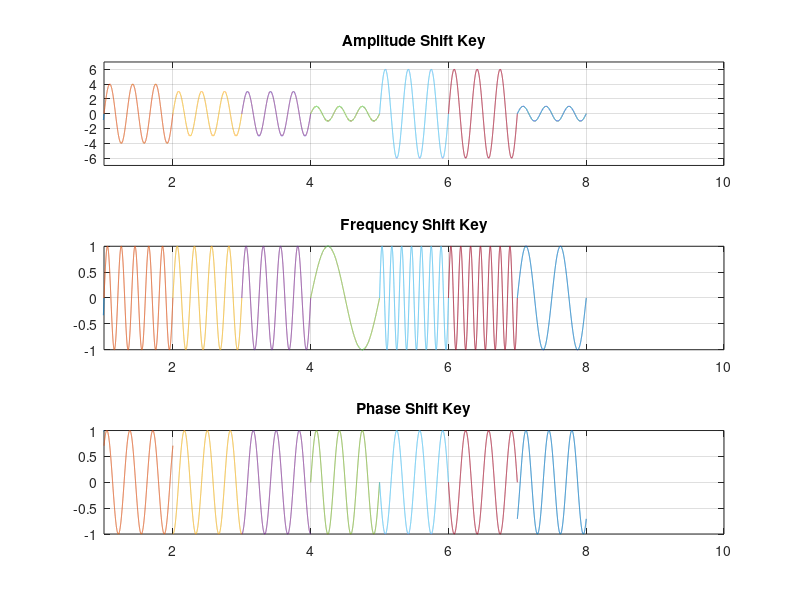

The MATLAB script that drew this image:
close all;
clc;
x=[1 0 1 1 0 0 0 1 1 0 1 1 0 0 0 1 1 0 1 1 0 0 0 1 ] ;
f=3;
fs=5000;
p=0;
sed=1;
nx=length(x);
i=1;



for i= 1:3:nx
t=p*sed:1/fs:(p+1)*sed;

  if x(i)==0 && x(i+1)== 0 && x(i+2)==0; %000
     ask=1*sin(2*pi*f*t);% a sin (2* pi* f*t-phase)
     fsk=sin(2*pi*1*t);
     psk=sin(2*pi*f*t-0);
  elseif x(i)==0 && x(i+1)== 0 && x(i+2)==1;  %001
     ask=1*sin(2*pi*f*t);
     fsk=sin(2*pi*2*t);
     psk=sin(2*pi*f*t-(pi/4));
  elseif x(i)==0 && x(i+1)== 1 && x(i+2)==0; %010
     ask=2*sin(2*pi*f*t);  
     fsk=sin(2*pi*3*t);
     psk=sin(2*pi*f*t-(3*pi/2));
  elseif x(i)==0 && x(i+1)== 1 && x(i+2)==1;
     ask=3*sin(2*pi*f*t);
     fsk=sin(2*pi*4*t);
     psk=sin(2*pi*f*t-(pi/2));
  elseif x(i)==1 && x(i+1)== 0 && x(i+2)==0;
     ask=4*sin(2*pi*f*t);
     fsk=sin(2*pi*5*t);
     psk=sin(2*pi*f*t+(pi/4));
  elseif x(i)==1 && x(i+1)== 0 && x(i+2)==1;
     ask=5*sin(2*pi*f*t);
     fsk=sin(2*pi*6*t);
     psk=sin(2*pi*f*t+(pi/2));
  elseif x(i)==1 && x(i+1)== 1 && x(i+2)==0;
     ask=6*sin(2*pi*f*t);
     fsk=sin(2*pi*7*t);
     psk=sin(2*pi*f*t-pi);
else
     ask=7*sin(2*pi*f*t);
     fsk=sin(2*pi*8*t);
     psk=sin(2*pi*f*t+(3*pi/4));
end
p=p+1;
subplot(3,1,1);
plot(t,ask);
hold on;
grid on;
axis([1 10 -7 7]);
title('Amplitude Shift Key')
subplot(3,1,2);
plot(t,fsk);
hold on;
grid on;
axis([1 10 -1 1]);
title('Frequency Shift Key')
subplot(3,1,3);
plot(t,psk);
hold on;
grid on;
axis([1 10 -1 1]);
title('Phase Shift Key')
end